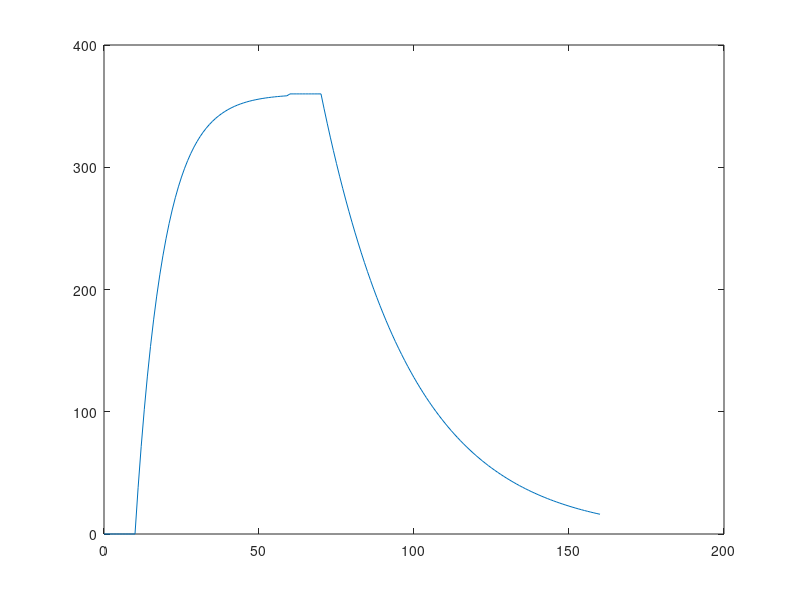

Here is the MATLAB script that generated this plot:
%%----------------------------------------------------%%
%%----- Mohamadreza Delbari
%%----- Fast Reconfiguration of LC-RISs: Modeling and Algorithm Design
%%----- Please cite: https://arxiv.org/pdf/2504.08352
%%----- Please cite: DOI: 10.1109/ICCWorkshops59551.2024.10615422
%%----------------------------------------------------%%
clear all
clc
close all
t=0:160;
f=t*0;
for t=10:60
    f(t+1)=360*(1-exp(-(t-10)/9));
end
for t=60:70
    f(t+1)=360;
end
for t=70:160
    f(t+1)=360*(exp(-(t-70)/29));
end
t=0:160;
plot(t,f)
AA=[t',f'];
